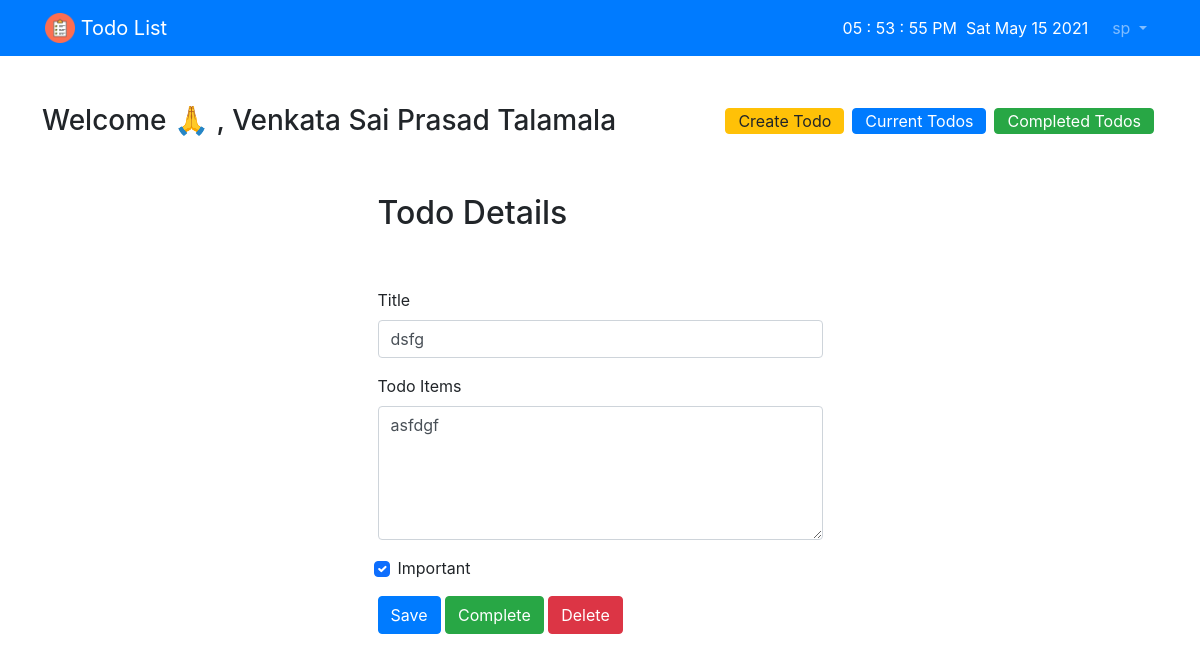
/todo/13 (signed in), run on the app's committed database.
### todo_app/models.py (models this page shows, shortened)
class Todo(models.Model):
    title = models.CharField(max_length=100)
    todo_items = models.TextField(blank=True)
    created = models.DateTimeField(auto_now_add=True)
    completed = models.DateTimeField(null=True, blank=True)
    important = models.BooleanField(default=False)
    user = models.ForeignKey(User, on_delete=models.CASCADE)

### todo_app/views.py (the view)
# urls.py: path('todo/<int:todo_id>', views.view_todo, name="view_todo"),
@login_required
def view_todo(request, todo_id):
    todo = get_object_or_404(Todo, id=todo_id, user=request.user)
    if request.method == "GET":
        form = CreateTodoForm(instance=todo)
        return render(request, 'view_todo.html', {"todo": todo, "form": form})
    else:
        form = CreateTodoForm(request.POST, instance=todo)
        form.save()
        messages.success(request, "todo updated successfully.")
        return redirect("current_todos")

### todo_app/forms.py
class CreateTodoForm(ModelForm):
    class Meta:
        model = Todo
        fields = ['title', 'todo_items', 'important']

### templates/view_todo.html (shortened to what this page needs)
{% extends 'todos.html' %}
{% block innercontent %}
<div class="row justify-content-center mt-5">
    <div class="col-md-5">
        <h2>Todo Details</h2>
    </div>
</div>
<div class="row justify-content-center mt-5">
    <div class="col-md-5">
        <form method="POST">
            <div class="form-group">
                <label for="title">Title</label>
                <input type="text" name="title" class="form-control" id="title" value="{{ todo.title }}" required>
            </div>
            <div class="form-group">
                <label for="todo_items">Todo Items</label>
                <textarea name="todo_items" rows="5" class="form-control"
                          id="todo_items">{{ todo.todo_items }}</textarea>
            </div>
            <div class="form-group form-check">
                <input type="checkbox" name="important" class="form-check-input" id="important"
                       {% if todo.important %}checked{% endif %}>
                <label class="form-check-label" for="important">Important</label>
            </div>
            <button type="submit" class="btn btn-primary">Save</button>
            <button type="button" class="btn btn-success" onclick="$('#complete').click()">Complete</button>
            <button type="button" class="btn btn-danger" onclick="$('#delete').click()">Delete</button>
        </form>
    </div>
</div>
{% endblock %}

### templates/todos.html (shortened to what this page needs)
{% extends 'base.html' %}
{% block content %}
<div class="row">
    <h3>Welcome 🙏 , {{ user.first_name }} {{ user.last_name }}
        <a class="btn btn-success" role="button" href="{% url 'completed_todos' %}"
           style="padding-block: inherit; float: right; margin: 4px;">Completed Todos</a>
        <a class="btn btn-primary" role="button" href="{% url 'current_todos' %}"
           style="padding-block: inherit; float: right; margin: 4px;">Current Todos</a>
        <a role="button" class="btn btn-warning" href="{% url 'create_todo' %}"
           style="padding-block: inherit; float: right; margin: 4px;">Create Todo</a>
    </h3>
</div>
{% block innercontent %}{% endblock %}
{% endblock %}

### templates/base.html (shortened to what this page needs)
{% load static %}
<html lang="en">
<head>
    <link href="https://cdn.jsdelivr.net/npm/bootstrap@5.0.1/dist/css/bootstrap.min.css" rel="stylesheet"
>
    <link rel="stylesheet" href="https://stackpath.bootstrapcdn.com/font-awesome/4.7.0/css/font-awesome.min.css"
>
    <link rel="stylesheet" href="https://stackpath.bootstrapcdn.com/bootstrap/4.1.3/css/bootstrap.min.css"
>
</head>
<body>
<nav class="navbar navbar-expand-md navbar-dark bg-primary">
    <div class="container">
        <a class="navbar-brand" href="{% url 'todos' %}">
            <img src="{% static 'todo_list_icon.png' %}" width="30" height="30" class="d-inline-block align-top">
            <span>Todo List</span>
        </a>
        <div class="collapse navbar-collapse" id="navbarNav">
            <ul class="navbar-nav ml-auto">
                {% if user.is_authenticated %}
                <li class="nav-item" style="color:white; padding:.5rem 1rem"><a
                        style="text-align:left"><a id="clock"></a> &nbsp;<span id="datetime"></span></a></li>
                <li class="nav-item dropdown">
                    <a class="nav-link dropdown-toggle" id="navbarDarkDropdownMenuLink" role="button"
                       data-bs-toggle="dropdown" aria-expanded="false">
                        {{ user.username }}
                    </a>
                </li>
                {% endif %}
            </ul>
        </div>
    </div>
</nav>
<div class="container">
    {% if messages %}
    {% for message in messages %}
    <div class="alert alert-danger">
        <strong>{{ message|escape }}</strong>
    </div>
    {% endfor %}
    {% else %}
    <div>
        <br><br>
    </div>
    {% endif %}
    {% block content %}
    {% endblock %}
</div>
</body>
</html>

### data on the page
Todo: title "dsfg", todo_items "asfdgf", important "☑"

### other printed values
{{ user.username }} "sp"
{{ user.first_name }} "Venkata Sai Prasad"
{{ user.last_name }} "Talamala"
